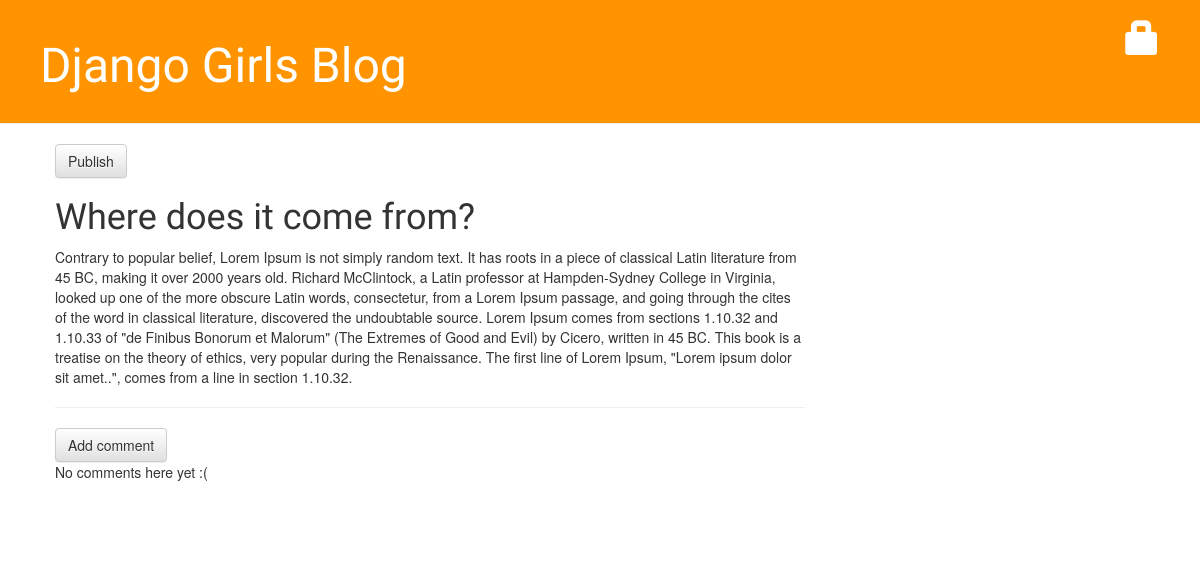
The app's page /post/2, older data.
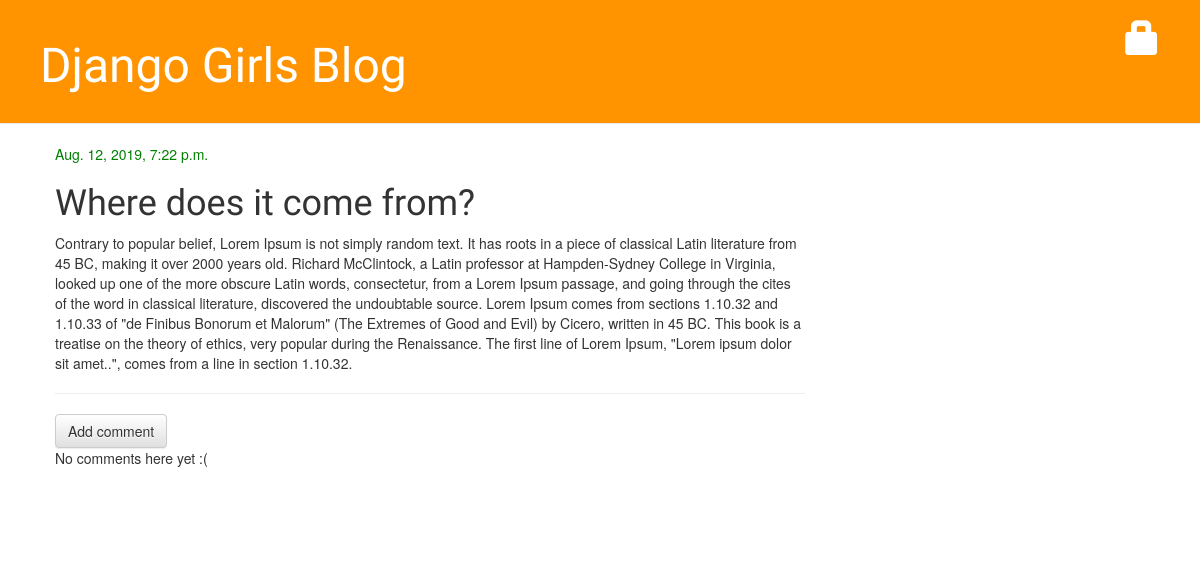
The same page, newer data.
### blog/models.py (models this page shows, shortened)
class Post(models.Model):
    author = models.ForeignKey('auth.User', on_delete=models.CASCADE)
    title = models.CharField(max_length=200)
    text = models.TextField()
    created_date = models.DateTimeField(
        default=timezone.now)
    published_date = models.DateTimeField(
        blank=True, null=True)

### blog/views.py (the view)
# urls.py: path('post/<int:pk>', views.post_detail, name="post_detail"),
def post_detail(request, pk):
    post = get_object_or_404(Post, pk=pk)
    return render(request, 'blog/post_detail.html', {'post': post})

### blog/templates/blog/post_detail.html (shortened to what this page needs)
{% extends 'blog/base.html' %}
{% block content %}
<div class="post">
    {% if post.published_date %}
    <div class="date">
        {{ post.published_date }}
    </div>
    {% else %}
    <a class="btn btn-default" href="{% url 'post_publish' pk=post.pk %}">Publish</a>
    {% endif %}
    <h1>{{ post.title }}</h1>
    <p>{{ post.text|linebreaksbr }}</p>
    <hr>
    <a class="btn btn-default" href="{% url 'add_comment_to_post' pk=post.pk %}">Add comment</a>
    {% for comment in post.comments.all %}
    {% if user.is_authenticated or comment.approved_comment %}
    <div class="comment">
        <div class="date">
            {{ comment.created_date }}
            {% if not comment.approved_comment %}
                <a class="btn btn-default" href="{% url 'comment_remove' pk=comment.pk %}"><span class="glyphicon glyphicon-remove"></span></a>
                <a class="btn btn-default" href="{% url 'comment_approve' pk=comment.pk %}"><span class="glyphicon glyphicon-ok"></span></a>
            {% endif %}
        </div>
        <strong>{{ comment.author }}</strong>
        <p>{{ comment.text|linebreaks }}</p>
    </div>
    {% endif %}
{% empty %}
    <p>No comments here yet :(</p>
{% endfor %}
</div>
{% endblock %}

Row changes from the older to the newer data that the page shows:
changed Post "Where does it come from?": published_date (not shown) → "Aug. 12, 2019, 7:22 p.m."
Text that changed along with them:
text no longer shown: "Publish"
